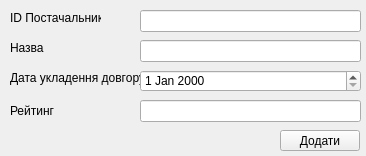
<?xml version="1.0" encoding="UTF-8"?>
<ui version="4.0">
 <class>AddSuplier</class>
 <widget class="QWidget" name="AddSuplier">
  <property name="geometry">
   <rect>
    <x>0</x>
    <y>0</y>
    <width>366</width>
    <height>156</height>
   </rect>
  </property>
  <property name="windowTitle">
   <string>ПОСТАЧАЛЬНИК</string>
  </property>
  <widget class="QLineEdit" name="IdSuplier">
   <property name="geometry">
    <rect>
     <x>140</x>
     <y>10</y>
     <width>221</width>
     <height>22</height>
    </rect>
   </property>
  </widget>
  <widget class="QLineEdit" name="Name">
   <property name="geometry">
    <rect>
     <x>140</x>
     <y>40</y>
     <width>221</width>
     <height>22</height>
    </rect>
   </property>
  </widget>
  <widget class="QLabel" name="IdSuplierLabel">
   <property name="geometry">
    <rect>
     <x>10</x>
     <y>10</y>
     <width>91</width>
     <height>16</height>
    </rect>
   </property>
   <property name="text">
    <string>ID Постачальника</string>
   </property>
  </widget>
  <widget class="QLabel" name="CotractDateLabel">
   <property name="geometry">
    <rect>
     <x>10</x>
     <y>70</y>
     <width>131</width>
     <height>16</height>
    </rect>
   </property>
   <property name="text">
    <string>Дата укладення довгору</string>
   </property>
  </widget>
  <widget class="QLabel" name="NameLabel">
   <property name="geometry">
    <rect>
     <x>10</x>
     <y>40</y>
     <width>91</width>
     <height>16</height>
    </rect>
   </property>
   <property name="text">
    <string>Назва</string>
   </property>
  </widget>
  <widget class="QLineEdit" name="Rate">
   <property name="geometry">
    <rect>
     <x>140</x>
     <y>100</y>
     <width>221</width>
     <height>22</height>
    </rect>
   </property>
  </widget>
  <widget class="QPushButton" name="AddSuplierButton">
   <property name="geometry">
    <rect>
     <x>280</x>
     <y>130</y>
     <width>80</width>
     <height>21</height>
    </rect>
   </property>
   <property name="text">
    <string>Додати</string>
   </property>
  </widget>
  <widget class="QLabel" name="RateLabel">
   <property name="geometry">
    <rect>
     <x>10</x>
     <y>100</y>
     <width>111</width>
     <height>21</height>
    </rect>
   </property>
   <property name="text">
    <string>Рейтинг</string>
   </property>
  </widget>
  <widget class="QDateEdit" name="CotractDate">
   <property name="geometry">
    <rect>
     <x>140</x>
     <y>70</y>
     <width>221</width>
     <height>22</height>
    </rect>
   </property>
  </widget>
 </widget>
 <resources/>
 <connections/>
</ui>
